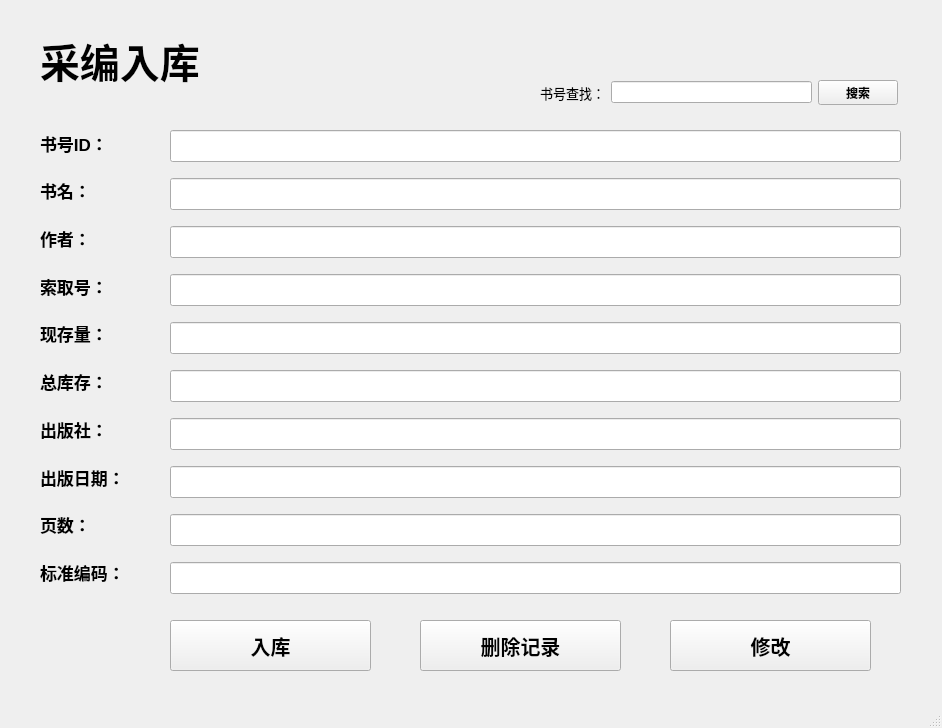
<?xml version="1.0" encoding="UTF-8"?>
<ui version="4.0">
 <class>BookInW</class>
 <widget class="QMainWindow" name="BookInW">
  <property name="geometry">
   <rect>
    <x>0</x>
    <y>0</y>
    <width>942</width>
    <height>728</height>
   </rect>
  </property>
  <property name="font">
   <font>
    <weight>75</weight>
    <bold>true</bold>
   </font>
  </property>
  <property name="windowTitle">
   <string>MainWindow</string>
  </property>
  <widget class="QWidget" name="centralwidget">
   <widget class="QLabel" name="label">
    <property name="geometry">
     <rect>
      <x>40</x>
      <y>30</y>
      <width>251</width>
      <height>61</height>
     </rect>
    </property>
    <property name="font">
     <font>
      <pointsize>30</pointsize>
      <weight>75</weight>
      <bold>true</bold>
     </font>
    </property>
    <property name="text">
     <string>采编入库</string>
    </property>
   </widget>
   <widget class="QPushButton" name="pushButton">
    <property name="geometry">
     <rect>
      <x>170</x>
      <y>620</y>
      <width>201</width>
      <height>51</height>
     </rect>
    </property>
    <property name="font">
     <font>
      <pointsize>15</pointsize>
     </font>
    </property>
    <property name="text">
     <string>入库</string>
    </property>
   </widget>
   <widget class="QWidget" name="layoutWidget">
    <property name="geometry">
     <rect>
      <x>40</x>
      <y>122</y>
      <width>117</width>
      <height>471</height>
     </rect>
    </property>
    <property name="font">
     <font>
      <pointsize>13</pointsize>
     </font>
    </property>
    <layout class="QVBoxLayout" name="verticalLayout">
     <item>
      <widget class="QLabel" name="label_2">
       <property name="font">
        <font>
         <pointsize>13</pointsize>
        </font>
       </property>
       <property name="text">
        <string>书号ID：</string>
       </property>
      </widget>
     </item>
     <item>
      <widget class="QLabel" name="label_3">
       <property name="font">
        <font>
         <pointsize>13</pointsize>
        </font>
       </property>
       <property name="text">
        <string>书名：</string>
       </property>
      </widget>
     </item>
     <item>
      <widget class="QLabel" name="label_4">
       <property name="font">
        <font>
         <pointsize>13</pointsize>
        </font>
       </property>
       <property name="text">
        <string>作者：</string>
       </property>
      </widget>
     </item>
     <item>
      <widget class="QLabel" name="label_5">
       <property name="font">
        <font>
         <pointsize>13</pointsize>
        </font>
       </property>
       <property name="text">
        <string>索取号：</string>
       </property>
      </widget>
     </item>
     <item>
      <widget class="QLabel" name="label_6">
       <property name="font">
        <font>
         <pointsize>13</pointsize>
        </font>
       </property>
       <property name="text">
        <string>现存量：</string>
       </property>
      </widget>
     </item>
     <item>
      <widget class="QLabel" name="label_7">
       <property name="font">
        <font>
         <pointsize>13</pointsize>
        </font>
       </property>
       <property name="text">
        <string>总库存：</string>
       </property>
      </widget>
     </item>
     <item>
      <widget class="QLabel" name="label_8">
       <property name="font">
        <font>
         <pointsize>13</pointsize>
        </font>
       </property>
       <property name="text">
        <string>出版社：</string>
       </property>
      </widget>
     </item>
     <item>
      <widget class="QLabel" name="label_9">
       <property name="font">
        <font>
         <pointsize>13</pointsize>
        </font>
       </property>
       <property name="text">
        <string>出版日期：</string>
       </property>
      </widget>
     </item>
     <item>
      <widget class="QLabel" name="label_10">
       <property name="font">
        <font>
         <pointsize>13</pointsize>
        </font>
       </property>
       <property name="text">
        <string>页数：</string>
       </property>
      </widget>
     </item>
     <item>
      <widget class="QLabel" name="label_11">
       <property name="font">
        <font>
         <pointsize>13</pointsize>
        </font>
       </property>
       <property name="text">
        <string>标准编码：</string>
       </property>
      </widget>
     </item>
    </layout>
   </widget>
   <widget class="QWidget" name="layoutWidget">
    <property name="geometry">
     <rect>
      <x>170</x>
      <y>120</y>
      <width>731</width>
      <height>491</height>
     </rect>
    </property>
    <property name="font">
     <font>
      <pointsize>15</pointsize>
     </font>
    </property>
    <layout class="QVBoxLayout" name="verticalLayout_2">
     <item>
      <widget class="QLineEdit" name="lineEdit">
       <property name="font">
        <font>
         <pointsize>15</pointsize>
        </font>
       </property>
      </widget>
     </item>
     <item>
      <widget class="QLineEdit" name="lineEdit_2">
       <property name="font">
        <font>
         <pointsize>15</pointsize>
        </font>
       </property>
      </widget>
     </item>
     <item>
      <widget class="QLineEdit" name="lineEdit_3">
       <property name="font">
        <font>
         <pointsize>15</pointsize>
        </font>
       </property>
      </widget>
     </item>
     <item>
      <widget class="QLineEdit" name="lineEdit_4">
       <property name="font">
        <font>
         <pointsize>15</pointsize>
        </font>
       </property>
      </widget>
     </item>
     <item>
      <widget class="QLineEdit" name="lineEdit_5">
       <property name="font">
        <font>
         <pointsize>15</pointsize>
        </font>
       </property>
      </widget>
     </item>
     <item>
      <widget class="QLineEdit" name="lineEdit_6">
       <property name="font">
        <font>
         <pointsize>15</pointsize>
        </font>
       </property>
      </widget>
     </item>
     <item>
      <widget class="QLineEdit" name="lineEdit_7">
       <property name="font">
        <font>
         <pointsize>15</pointsize>
        </font>
       </property>
      </widget>
     </item>
     <item>
      <widget class="QLineEdit" name="lineEdit_8">
       <property name="font">
        <font>
         <pointsize>15</pointsize>
        </font>
       </property>
      </widget>
     </item>
     <item>
      <widget class="QLineEdit" name="lineEdit_9">
       <property name="font">
        <font>
         <pointsize>15</pointsize>
        </font>
       </property>
      </widget>
     </item>
     <item>
      <widget class="QLineEdit" name="lineEdit_10">
       <property name="font">
        <font>
         <pointsize>15</pointsize>
        </font>
       </property>
      </widget>
     </item>
    </layout>
   </widget>
   <widget class="QPushButton" name="pushButton_3">
    <property name="geometry">
     <rect>
      <x>420</x>
      <y>620</y>
      <width>201</width>
      <height>51</height>
     </rect>
    </property>
    <property name="font">
     <font>
      <pointsize>15</pointsize>
     </font>
    </property>
    <property name="text">
     <string>删除记录</string>
    </property>
   </widget>
   <widget class="QPushButton" name="pushButton_2">
    <property name="geometry">
     <rect>
      <x>670</x>
      <y>620</y>
      <width>201</width>
      <height>51</height>
     </rect>
    </property>
    <property name="font">
     <font>
      <pointsize>15</pointsize>
     </font>
    </property>
    <property name="text">
     <string>修改</string>
    </property>
   </widget>
   <widget class="QWidget" name="layoutWidget">
    <property name="geometry">
     <rect>
      <x>540</x>
      <y>80</y>
      <width>358</width>
      <height>25</height>
     </rect>
    </property>
    <layout class="QHBoxLayout" name="horizontalLayout">
     <item>
      <widget class="QLabel" name="label_12">
       <property name="font">
        <font>
         <pointsize>10</pointsize>
         <weight>50</weight>
         <bold>false</bold>
        </font>
       </property>
       <property name="text">
        <string>书号查找：</string>
       </property>
      </widget>
     </item>
     <item>
      <widget class="QLineEdit" name="lineEdit_11"/>
     </item>
     <item>
      <widget class="QPushButton" name="pushButton_4">
       <property name="text">
        <string>搜索</string>
       </property>
      </widget>
     </item>
    </layout>
   </widget>
  </widget>
  <widget class="QMenuBar" name="menubar">
   <property name="geometry">
    <rect>
     <x>0</x>
     <y>0</y>
     <width>942</width>
     <height>21</height>
    </rect>
   </property>
  </widget>
  <widget class="QStatusBar" name="statusbar"/>
 </widget>
 <resources/>
 <connections/>
</ui>
